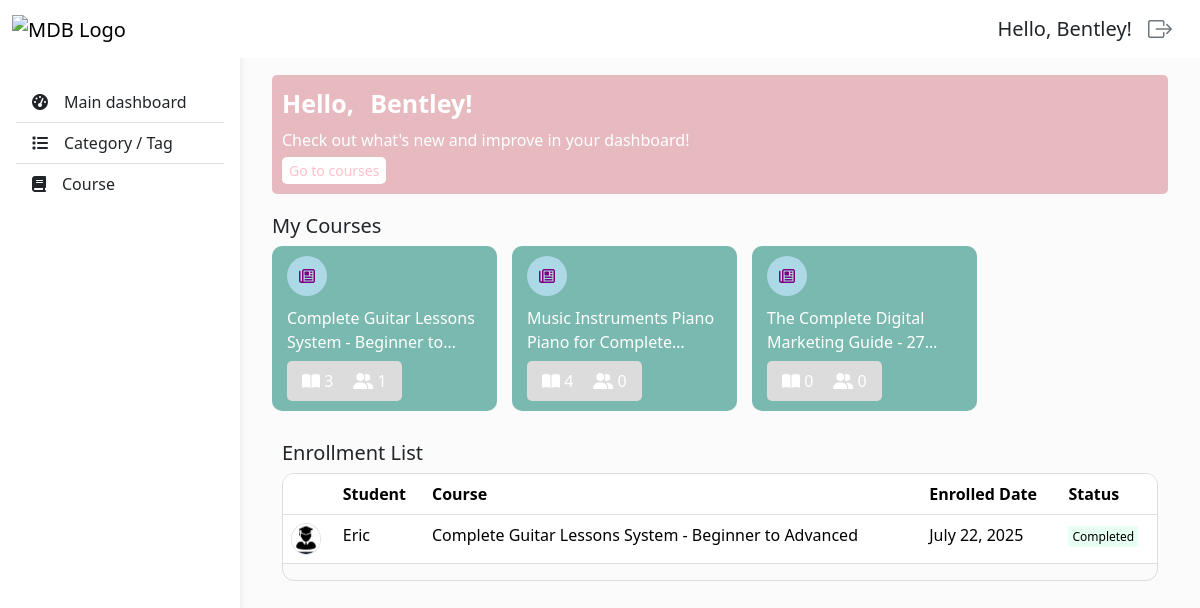
The app's page /instructor-dashboard/ (signed in) with its own data.
### courses/models.py (models this page shows, shortened)
class Course(models.Model):
  name = models.CharField(max_length=100)
  category = models.ForeignKey(Category, on_delete=models.SET_NULL, null=True)
  instructor = models.ForeignKey(Instructor, on_delete=models.SET_NULL, null=True, related_name='courses')
  price = models.DecimalField(max_digits=10, decimal_places=2)
  description = models.TextField()
  image = models.ImageField(blank=True, null=True, upload_to='images')
  published_date = models.DateField(auto_now_add=True)

### enrollments/models.py (models this page shows)
class Enrollment(models.Model):
  STATUS_CHOICES = {
    'Progress': 'Progress',
    'Completed': 'Completed'
  }
  student = models.ForeignKey(Student, on_delete=models.SET_NULL, null=True, related_name='enrollments')
  course = models.ForeignKey(Course, on_delete=models.SET_NULL, null=True, related_name='enrollments')
  enrolled_date = models.DateField(auto_now_add=True)
  status = models.CharField(max_length=20, choices=STATUS_CHOICES, default='Progress', blank=True, null=True)
  class Meta:
    unique_together = ('student', 'course')
  def __str__(self):
    return f"{self.student.name} - {self.course.name}"

### users/models.py (models this page shows, shortened)
class Student(models.Model):
  GENDER_CHOICES = {
    'Female': 'Female',
    'Male': 'Male'
  }
  user = models.OneToOneField(User, on_delete=models.CASCADE, null=True)
  name = models.CharField(max_length=100)
  age = models.IntegerField()
  gender = models.CharField(max_length=15, choices=GENDER_CHOICES)
  email = models.EmailField()
  phone = models.CharField(max_length=20)
  address = models.CharField(max_length=150)

### users/decorators.py (the view)
    def wrapper_func(request, *args, **kwargs):
      group = None
      if request.user.groups.exists():
        group = request.user.groups.all()[0].name
        print('login group: ', group)
      print('allow group: ', allow_roles)
      if group in allow_roles:
        return view_func(request, *args, **kwargs)
      else:
        return HttpResponse('You are not authorize to view this page!')

### dashboard/views.py (called while the page is built)
@login_required(login_url='users:login')
@allow_users(allow_roles=['instructor'])
def instructor_dashboard_view(request):
  login_id = request.user.instructor.id
  instructor = Instructor.objects.get(pk=login_id)
  if instructor is not None:
    courses = instructor.courses.all()
  total_enrollments = []
  for course in courses:
    enrollments = Enrollment.objects.filter(course=course)
    for enrollment in enrollments:
      total_enrollments.append(enrollment)
  print("enroll: ", total_enrollments)
  context = {
    'courses': courses,
    'enrollments': total_enrollments,
  }
  return render(request, 'dashboard/instructor_dashboard.html', context)

### dashboard/templates/dashboard/instructor_dashboard.html (shortened to what this page needs)
{% extends 'base.html' %}
{% block content %}
  <div class="dashboard px-4 py-3">
    <div class="top-section">
      <p>Hello, {{request.user}}!</p>
      <p>Check out what's new and improve in your dashboard!</p>
      <a href="{% url 'courses:course_list' %}">Go to courses</a>
    </div>
    <div class="middle-section">
      <h5>My Courses</h5>
      <div class="course-card-container">
        {% for course in courses %}
          <div class="course-card">
            <i class="fa-regular fa-newspaper"></i>
            <div class="limit-to-2-lines">{{course.name}}</div>
            <div>
              <div>
                <i class="fa-solid fa-book-open"></i>
                <span>{{course.lessons.count}}</span>
              </div>
              <div>
                <i class="fa-solid fa-user-group"></i>
                <span>{{course.enrollments.count}}</span>
              </div>
            </div>
          </div>
        {% endfor %}
      </div>
    </div>
    <div class="bottom-section">
       <div class="right">
        <h5>Enrollment List</h5>
        <div class="overflow-auto">
          <table class="table" style="min-width: 700px;">
            <thead>
              <tr>
                <th scope="col"></th>
                <th scope="col">Student</th>
                <th scope="col">Course</th>
                <th scope="col">Enrolled Date</th>
                <th scope="col">Status</th>
              </tr>
            </thead>
            <tbody>
              {% for enrollment in enrollments %}
                <tr>
                  <th scope="row">
                    <img class="rounded-circle border" style="width: 30px;" src="
                    {% if enrollment.student.gender == 'Female'  %}
                      /media/profiles/female-student-profile.jpg
                    {% else %}
                      /media/profiles/male-student-profile.jpg
                    {% endif %}
                    " alt="profile">
                  </th>
                  <td>{{enrollment.student.name}}</td>
                  <td>{{enrollment.course.name}}</td>
                  <td>{{enrollment.enrolled_date}}</td>
                  <td>
                    <span class="
                      {% if enrollment.status == 'Progress' %}
                        status-progress
                      {% else %}
                        status-completed
                      {% endif %}
                    ">{{enrollment.status}}</span>
                  </td>
                </tr>
              {% endfor %}
            </tbody>
          </table>
        </div>
       </div>
    </div>
  </div>
{% endblock content %}

### templates/base.html (shortened to what this page needs)
<!DOCTYPE html>
<html lang="en">
  <head>
    {% load static %}
    <link
      href="https://cdn.jsdelivr.net/npm/bootstrap@5.3.7/dist/css/bootstrap.min.css"
      rel="stylesheet"
    />
    <link
      rel="stylesheet"
      href="https://cdn.jsdelivr.net/npm/bootstrap-icons@1.11.3/font/bootstrap-icons.css"
    />
    <link
      rel="stylesheet"
      href="https://cdnjs.cloudflare.com/ajax/libs/font-awesome/6.5.0/css/all.min.css"
    />
    <link rel="stylesheet" href="{% static 'css/style.css' %}" />
  </head>
  <body>
    <header>
      <nav
        id="sidebarMenu"
        class="collapse d-lg-block sidebar collapse bg-white"
      >
        <div class="position-sticky">
          <div class="list-group list-group-flush mx-3 mt-4">
            <a
              href="{% url 'dashboard' %}"
              class="list-group-item list-group-item-action py-2 ripple"
              aria-current="true"
            >
              <i class="fas fa-tachometer-alt me-3"></i
              ><span>Main dashboard</span>
            </a>
            {% if request.user.groups.all.0.name == 'admin' or request.user.groups.all.0.name == 'instructor' %}
              <a
                href="{% url 'courses:category_list' %}"
                class="list-group-item list-group-item-action py-2 ripple"
              >
                <i class="fa-solid fa-list me-3"></i><span>Category / Tag</span>
              </a>
            {% endif %}
            <a
              href="{% url 'courses:course_list' %}"
              class="list-group-item list-group-item-action py-2 ripple"
            >
              <i class="fa-solid fa-book me-3"></i><span>Course</span>
            </a>
          </div>
        </div>
      </nav>
      <nav id="main-navbar" class="navbar navbar-expand-lg bg-white fixed-top">
        <div class="container-fluid">
          <a class="navbar-brand" href="#">
            <img
              src="https://mdbcdn.b-cdn.net/img/logo/mdb-transaprent-noshadows.webp"
              height="25"
              alt="MDB Logo"
              loading="lazy"
            />
          </a>
          <ul class="navbar-nav ms-auto d-flex flex-row align-items-center gap-3">
            <li class="nav-item fs-5">
              Hello, {{request.user}}!
            </li>
            <li class="nav-item">
              <a href="{% url 'users:logout' %}"><i class="bi bi-box-arrow-right fs-4 text-secondary me-3" style="cursor: pointer;"></i></a>
            </li>
          </ul>
        </div>
      </nav>
    </header>
    <main style="margin-top: 35px">
      <div class="container py-4 px-2">
        {% block content %} {% endblock content %}
      </div>
    </main>
  </body>
</html>

### static/css/style.css (style rules this page uses)
body { background-color: #fbfbfb; }
@media (min-width: 991.98px) { main { padding-left: 240px; } }
.sidebar { position: fixed; top: 0; bottom: 0; left: 0; padding: 58px 0 0; box-shadow: 0 2px 5px 0 rgb(0 0 0 / 5%), 0 2px 10px 0 rgb(0 0 0 / 5%); width: 240px; z-index: 600; }
.limit-to-2-lines { display: -webkit-box; -webkit-line-clamp: 2; -webkit-box-orient: vertical; overflow: hidden; }
.status-completed { padding: 2px 4px; border-radius: 3px; font-size: 12px; background-color: rgb(231, 254, 242); }

### records on screen
Course: name "Complete Guitar Lessons System - Beginner…", lessons.count "3", enrollments.count "1"
Course: name "Music Instruments Piano Piano for…", lessons.count "4", enrollments.count "0"
Course: name "The Complete Digital Marketing Guide -…", lessons.count "0", enrollments.count "0"
Enrollment: student.name "Eric", course.name "Complete Guitar Lessons System - Beginner to Advanced", enrolled_date "July 22, 2025", status "Completed"

### other values on screen
{{ request.user }} "Bentley"
